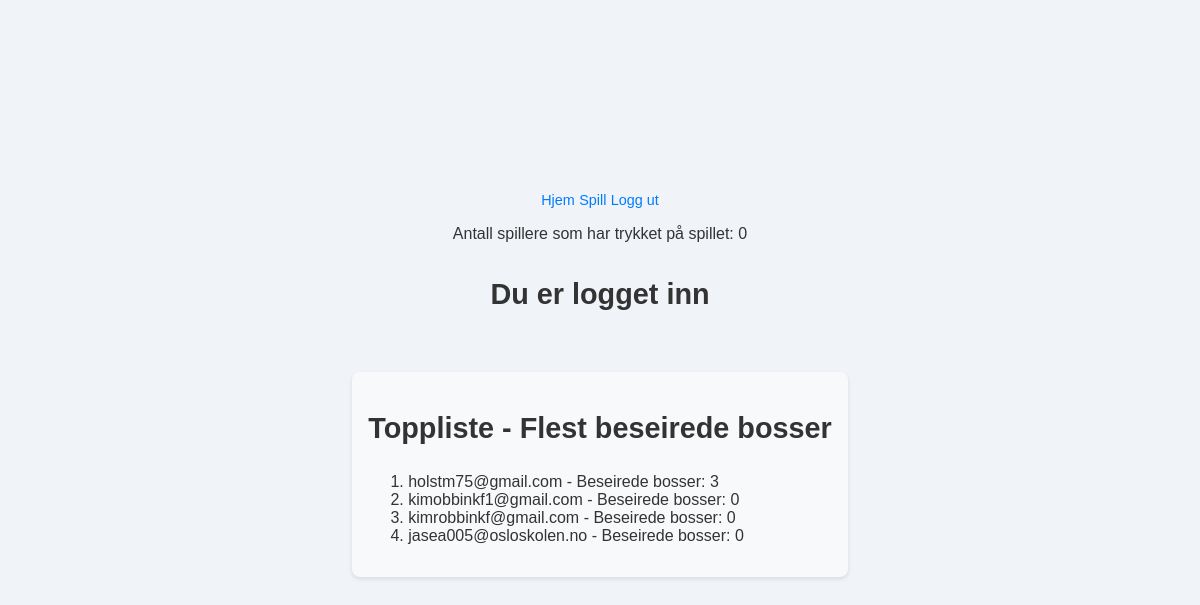
Page /loggetinn (signed in) on the earlier database version.
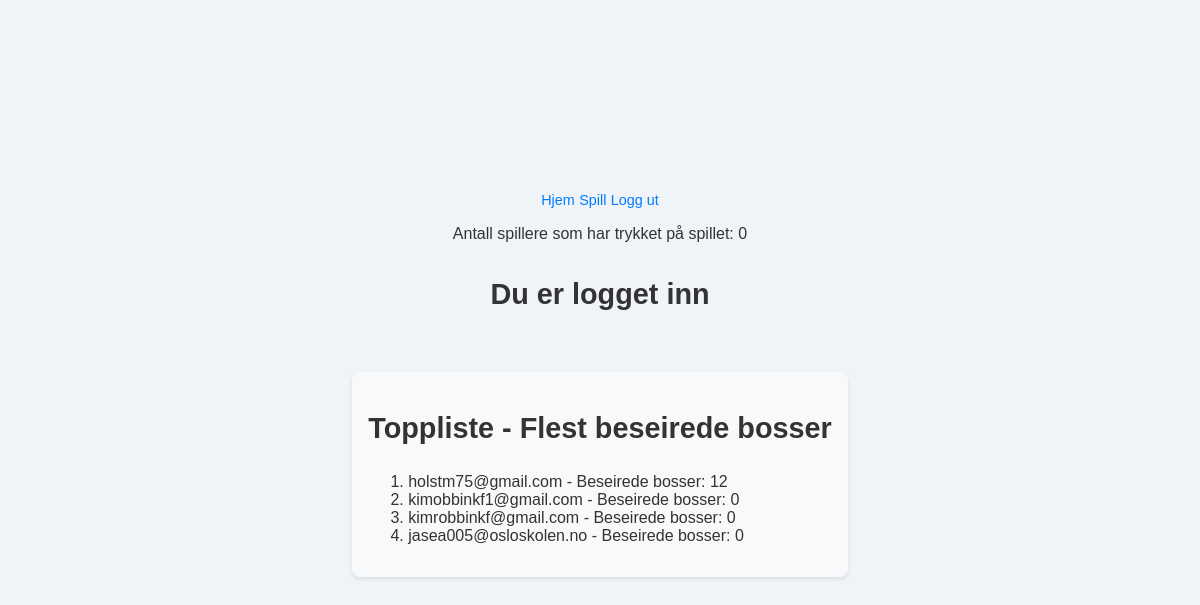
Same page on the later database version.
### app.py (models this page shows)
class User(db.Model, UserMixin):
    id = db.Column(db.Integer, primary_key=True)
    email = db.Column(db.String(120), nullable=False, unique=True)  # E-postadresse
    password = db.Column(db.String(80), nullable=False)
    defeats = db.Column(db.Integer, default=0)

### app.py (the view)
@app.route('/loggetinn', methods=['GET', 'POST'])
@login_required
def Loggetinnn():
    visit_count = VisitCount.query.first()
    count = visit_count.count if visit_count else 0
    top_users = User.query.order_by(User.defeats.desc()).limit(10).all()
    return render_template('Loggetinn.html', visit_count=count, top_users=top_users)

### app.py (called while the page is built)
@login_manager.user_loader
def load_user(user_id):
    return User.query.get(int(user_id))

### templates/Loggetinn.html (shortened to what this page needs)
{% extends 'nav.html' %}
{% block body %}
<p>Antall spillere som har trykket på spillet: {{ visit_count }}</p>
<h1>Du er logget inn</h1>
<div id="leaderboard">
    <h2>Toppliste - Flest beseirede bosser</h2>
    <ol>
    {% for user in top_users %}
        <li>{{ user.email }} - Beseirede bosser: {{ user.defeats }}</li>
    {% endfor %}
    </ol>
</div>
{% endblock %}

### templates/nav.html (shortened to what this page needs)
<!DOCTYPE html>
<html lang="en">
<head>
    <link rel="stylesheet" href="static/Style.css">
</head>
<body>
    <div class="nav">
        <a href="loggetinn" class="nav-link">Hjem</a>
        <a href="Spill" class="nav-link">Spill</a>
        <a href="logout" class="nav-link">Logg ut</a>
    </div>
    {% block body %}
    {% endblock %}
</body>
</html>

### static/Style.css (style rules this page uses)
body { font-family: Arial, sans-serif; background-color: #f0f4f8; color: #333; display: flex; justify-content: center; align-items: center; flex-direction: column; min-height: 100vh; margin: 0; }
h1, h2 { color: #333; text-align: center; margin-bottom: 1em; font-size: 1.8em; font-weight: bold; }
a { color: #007bff; text-decoration: none; font-size: 0.9em; }
#leaderboard { margin: 2em auto; max-width: 600px; background-color: #f8f9fa; padding: 1em; border-radius: 8px; box-shadow: 0 2px 4px rgba(0,0,0,0.1); }
#leaderboard h2 { text-align: center; color: #333; margin-bottom: 1em; }

Differences in the rows shown:
changed User "holstm75@gmail.com": defeats "3" → "12"
